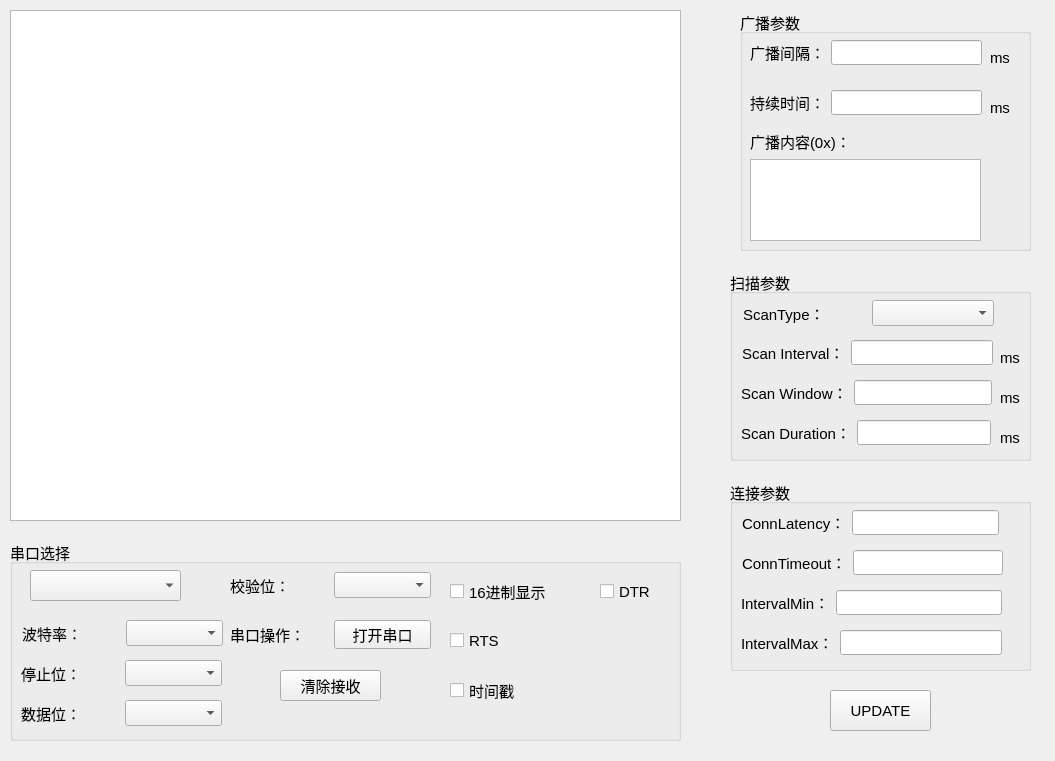
<?xml version="1.0" encoding="UTF-8"?>
<ui version="4.0">
 <class>Serial</class>
 <widget class="QWidget" name="Serial">
  <property name="geometry">
   <rect>
    <x>0</x>
    <y>0</y>
    <width>1055</width>
    <height>761</height>
   </rect>
  </property>
  <property name="windowTitle">
   <string>Form</string>
  </property>
  <widget class="QTextEdit" name="textEdit_receive">
   <property name="geometry">
    <rect>
     <x>10</x>
     <y>10</y>
     <width>671</width>
     <height>511</height>
    </rect>
   </property>
  </widget>
  <widget class="QGroupBox" name="advPara">
   <property name="geometry">
    <rect>
     <x>740</x>
     <y>10</y>
     <width>291</width>
     <height>241</height>
    </rect>
   </property>
   <property name="font">
    <font>
     <pointsize>11</pointsize>
     <weight>50</weight>
     <bold>false</bold>
    </font>
   </property>
   <property name="title">
    <string>广播参数</string>
   </property>
   <widget class="QWidget" name="layoutWidget">
    <property name="geometry">
     <rect>
      <x>10</x>
      <y>30</y>
      <width>232</width>
      <height>25</height>
     </rect>
    </property>
    <layout class="QHBoxLayout" name="horizontalLayout">
     <item>
      <widget class="QLabel" name="label_7">
       <property name="text">
        <string>广播间隔：</string>
       </property>
      </widget>
     </item>
     <item>
      <widget class="QLineEdit" name="advInterval"/>
     </item>
    </layout>
   </widget>
   <widget class="QWidget" name="layoutWidget">
    <property name="geometry">
     <rect>
      <x>10</x>
      <y>80</y>
      <width>232</width>
      <height>25</height>
     </rect>
    </property>
    <layout class="QHBoxLayout" name="horizontalLayout_2">
     <item>
      <widget class="QLabel" name="label">
       <property name="text">
        <string>持续时间：</string>
       </property>
      </widget>
     </item>
     <item>
      <widget class="QLineEdit" name="advDuration"/>
     </item>
    </layout>
   </widget>
   <widget class="QWidget" name="layoutWidget">
    <property name="geometry">
     <rect>
      <x>10</x>
      <y>120</y>
      <width>231</width>
      <height>111</height>
     </rect>
    </property>
    <layout class="QVBoxLayout" name="verticalLayout">
     <item>
      <widget class="QLabel" name="label_2">
       <property name="text">
        <string>广播内容(0x)：</string>
       </property>
      </widget>
     </item>
     <item>
      <widget class="QTextEdit" name="advData"/>
     </item>
    </layout>
   </widget>
   <widget class="QLabel" name="label_8">
    <property name="geometry">
     <rect>
      <x>250</x>
      <y>40</y>
      <width>21</width>
      <height>16</height>
     </rect>
    </property>
    <property name="text">
     <string>ms</string>
    </property>
   </widget>
   <widget class="QLabel" name="label_9">
    <property name="geometry">
     <rect>
      <x>250</x>
      <y>90</y>
      <width>21</width>
      <height>16</height>
     </rect>
    </property>
    <property name="text">
     <string>ms</string>
    </property>
   </widget>
  </widget>
  <widget class="QGroupBox" name="connPara">
   <property name="geometry">
    <rect>
     <x>730</x>
     <y>480</y>
     <width>301</width>
     <height>191</height>
    </rect>
   </property>
   <property name="font">
    <font>
     <pointsize>11</pointsize>
    </font>
   </property>
   <property name="title">
    <string>连接参数</string>
   </property>
   <widget class="QWidget" name="layoutWidget">
    <property name="geometry">
     <rect>
      <x>12</x>
      <y>30</y>
      <width>257</width>
      <height>25</height>
     </rect>
    </property>
    <layout class="QHBoxLayout" name="horizontalLayout_3">
     <item>
      <widget class="QLabel" name="label_3">
       <property name="text">
        <string>ConnLatency：</string>
       </property>
      </widget>
     </item>
     <item>
      <widget class="QLineEdit" name="connLatency"/>
     </item>
    </layout>
   </widget>
   <widget class="QWidget" name="layoutWidget">
    <property name="geometry">
     <rect>
      <x>12</x>
      <y>70</y>
      <width>261</width>
      <height>25</height>
     </rect>
    </property>
    <layout class="QHBoxLayout" name="horizontalLayout_4">
     <item>
      <widget class="QLabel" name="label_4">
       <property name="text">
        <string>ConnTimeout：</string>
       </property>
      </widget>
     </item>
     <item>
      <widget class="QLineEdit" name="connTimeout"/>
     </item>
    </layout>
   </widget>
   <widget class="QWidget" name="layoutWidget">
    <property name="geometry">
     <rect>
      <x>11</x>
      <y>110</y>
      <width>261</width>
      <height>25</height>
     </rect>
    </property>
    <layout class="QHBoxLayout" name="horizontalLayout_5">
     <item>
      <widget class="QLabel" name="label_5">
       <property name="text">
        <string>IntervalMin：</string>
       </property>
      </widget>
     </item>
     <item>
      <widget class="QLineEdit" name="intervalMin"/>
     </item>
    </layout>
   </widget>
   <widget class="QWidget" name="layoutWidget">
    <property name="geometry">
     <rect>
      <x>11</x>
      <y>150</y>
      <width>261</width>
      <height>25</height>
     </rect>
    </property>
    <layout class="QHBoxLayout" name="horizontalLayout_6">
     <item>
      <widget class="QLabel" name="label_6">
       <property name="text">
        <string>IntervalMax：</string>
       </property>
      </widget>
     </item>
     <item>
      <widget class="QLineEdit" name="intervalMax"/>
     </item>
    </layout>
   </widget>
  </widget>
  <widget class="QPushButton" name="pushButton_Update">
   <property name="geometry">
    <rect>
     <x>830</x>
     <y>690</y>
     <width>101</width>
     <height>41</height>
    </rect>
   </property>
   <property name="font">
    <font>
     <pointsize>11</pointsize>
    </font>
   </property>
   <property name="text">
    <string>UPDATE</string>
   </property>
  </widget>
  <widget class="QGroupBox" name="scanPara">
   <property name="geometry">
    <rect>
     <x>730</x>
     <y>270</y>
     <width>301</width>
     <height>191</height>
    </rect>
   </property>
   <property name="font">
    <font>
     <pointsize>11</pointsize>
    </font>
   </property>
   <property name="title">
    <string>扫描参数</string>
   </property>
   <widget class="QWidget" name="layoutWidget_5">
    <property name="geometry">
     <rect>
      <x>12</x>
      <y>70</y>
      <width>251</width>
      <height>25</height>
     </rect>
    </property>
    <layout class="QHBoxLayout" name="horizontalLayout_10">
     <item>
      <widget class="QLabel" name="label_12">
       <property name="text">
        <string>Scan Interval：</string>
       </property>
      </widget>
     </item>
     <item>
      <widget class="QLineEdit" name="scanInterval"/>
     </item>
    </layout>
   </widget>
   <widget class="QWidget" name="layoutWidget_6">
    <property name="geometry">
     <rect>
      <x>11</x>
      <y>110</y>
      <width>251</width>
      <height>25</height>
     </rect>
    </property>
    <layout class="QHBoxLayout" name="horizontalLayout_11">
     <item>
      <widget class="QLabel" name="label_13">
       <property name="text">
        <string>Scan Window：</string>
       </property>
      </widget>
     </item>
     <item>
      <widget class="QLineEdit" name="scanWindow"/>
     </item>
    </layout>
   </widget>
   <widget class="QWidget" name="layoutWidget_7">
    <property name="geometry">
     <rect>
      <x>11</x>
      <y>150</y>
      <width>250</width>
      <height>25</height>
     </rect>
    </property>
    <layout class="QHBoxLayout" name="horizontalLayout_12">
     <item>
      <widget class="QLabel" name="label_14">
       <property name="text">
        <string>Scan Duration：</string>
       </property>
      </widget>
     </item>
     <item>
      <widget class="QLineEdit" name="scanDuration"/>
     </item>
    </layout>
   </widget>
   <widget class="QWidget" name="layoutWidget">
    <property name="geometry">
     <rect>
      <x>13</x>
      <y>30</y>
      <width>251</width>
      <height>26</height>
     </rect>
    </property>
    <layout class="QHBoxLayout" name="horizontalLayout_9">
     <item>
      <widget class="QLabel" name="label_11">
       <property name="text">
        <string>ScanType：</string>
       </property>
      </widget>
     </item>
     <item>
      <widget class="QComboBox" name="comboBox_ScanType"/>
     </item>
    </layout>
   </widget>
   <widget class="QLabel" name="label_10">
    <property name="geometry">
     <rect>
      <x>270</x>
      <y>80</y>
      <width>21</width>
      <height>16</height>
     </rect>
    </property>
    <property name="text">
     <string>ms</string>
    </property>
   </widget>
   <widget class="QLabel" name="label_20">
    <property name="geometry">
     <rect>
      <x>270</x>
      <y>120</y>
      <width>21</width>
      <height>16</height>
     </rect>
    </property>
    <property name="text">
     <string>ms</string>
    </property>
   </widget>
   <widget class="QLabel" name="label_21">
    <property name="geometry">
     <rect>
      <x>270</x>
      <y>160</y>
      <width>21</width>
      <height>16</height>
     </rect>
    </property>
    <property name="text">
     <string>ms</string>
    </property>
   </widget>
  </widget>
  <widget class="QGroupBox" name="com">
   <property name="geometry">
    <rect>
     <x>10</x>
     <y>540</y>
     <width>671</width>
     <height>201</height>
    </rect>
   </property>
   <property name="font">
    <font>
     <pointsize>11</pointsize>
    </font>
   </property>
   <property name="title">
    <string>串口选择</string>
   </property>
   <widget class="QComboBox" name="comboBox_Com">
    <property name="geometry">
     <rect>
      <x>20</x>
      <y>30</y>
      <width>151</width>
      <height>31</height>
     </rect>
    </property>
   </widget>
   <widget class="QPushButton" name="pushButton_Clean">
    <property name="geometry">
     <rect>
      <x>270</x>
      <y>130</y>
      <width>101</width>
      <height>31</height>
     </rect>
    </property>
    <property name="text">
     <string>清除接收</string>
    </property>
   </widget>
   <widget class="QCheckBox" name="checkBox_HexView">
    <property name="geometry">
     <rect>
      <x>440</x>
      <y>40</y>
      <width>141</width>
      <height>23</height>
     </rect>
    </property>
    <property name="text">
     <string>16进制显示</string>
    </property>
   </widget>
   <widget class="QCheckBox" name="checkBox_DTR">
    <property name="geometry">
     <rect>
      <x>590</x>
      <y>40</y>
      <width>71</width>
      <height>23</height>
     </rect>
    </property>
    <property name="text">
     <string>DTR</string>
    </property>
   </widget>
   <widget class="QCheckBox" name="checkBox_RTS">
    <property name="geometry">
     <rect>
      <x>440</x>
      <y>90</y>
      <width>101</width>
      <height>21</height>
     </rect>
    </property>
    <property name="text">
     <string>RTS</string>
    </property>
   </widget>
   <widget class="QCheckBox" name="checkBox_TimeView">
    <property name="geometry">
     <rect>
      <x>440</x>
      <y>140</y>
      <width>111</width>
      <height>21</height>
     </rect>
    </property>
    <property name="text">
     <string>时间戳</string>
    </property>
   </widget>
   <widget class="QWidget" name="layoutWidget">
    <property name="geometry">
     <rect>
      <x>11</x>
      <y>120</y>
      <width>201</width>
      <height>26</height>
     </rect>
    </property>
    <layout class="QHBoxLayout" name="horizontalLayout_14">
     <item>
      <widget class="QLabel" name="label_16">
       <property name="text">
        <string>停止位：</string>
       </property>
      </widget>
     </item>
     <item>
      <widget class="QComboBox" name="comboBox_Stop"/>
     </item>
    </layout>
   </widget>
   <widget class="QWidget" name="layoutWidget">
    <property name="geometry">
     <rect>
      <x>11</x>
      <y>160</y>
      <width>201</width>
      <height>26</height>
     </rect>
    </property>
    <layout class="QHBoxLayout" name="horizontalLayout_15">
     <item>
      <widget class="QLabel" name="label_17">
       <property name="text">
        <string>数据位：</string>
       </property>
      </widget>
     </item>
     <item>
      <widget class="QComboBox" name="comboBox_Data"/>
     </item>
    </layout>
   </widget>
   <widget class="QWidget" name="layoutWidget">
    <property name="geometry">
     <rect>
      <x>220</x>
      <y>80</y>
      <width>201</width>
      <height>29</height>
     </rect>
    </property>
    <layout class="QHBoxLayout" name="horizontalLayout_16">
     <item>
      <widget class="QLabel" name="label_19">
       <property name="text">
        <string>串口操作：</string>
       </property>
      </widget>
     </item>
     <item>
      <widget class="QPushButton" name="pushButton_Open">
       <property name="text">
        <string>打开串口</string>
       </property>
      </widget>
     </item>
    </layout>
   </widget>
   <widget class="QWidget" name="layoutWidget">
    <property name="geometry">
     <rect>
      <x>220</x>
      <y>32</y>
      <width>201</width>
      <height>26</height>
     </rect>
    </property>
    <layout class="QHBoxLayout" name="horizontalLayout_17">
     <item>
      <widget class="QLabel" name="label_18">
       <property name="text">
        <string>校验位：</string>
       </property>
      </widget>
     </item>
     <item>
      <widget class="QComboBox" name="comboBox_Check"/>
     </item>
    </layout>
   </widget>
   <widget class="QWidget" name="layoutWidget">
    <property name="geometry">
     <rect>
      <x>12</x>
      <y>80</y>
      <width>201</width>
      <height>26</height>
     </rect>
    </property>
    <layout class="QHBoxLayout" name="horizontalLayout_13">
     <item>
      <widget class="QLabel" name="label_15">
       <property name="text">
        <string>波特率：</string>
       </property>
      </widget>
     </item>
     <item>
      <widget class="QComboBox" name="comboBox_Baud"/>
     </item>
    </layout>
   </widget>
  </widget>
 </widget>
 <resources/>
 <connections/>
</ui>
